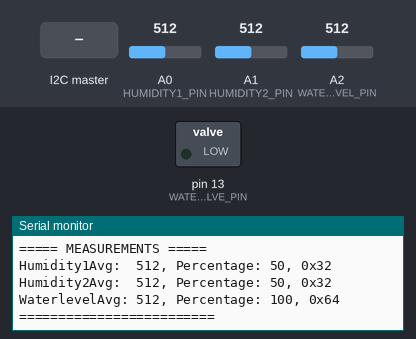
A program run on a simulated Arduino Uno, built with avr-gcc and run on an emulated ATmega328P. Parts: switched loads named in the program (green lamp = pin HIGH), the last lines printed to the serial monitor. The inputs (shaded band) are chosen by the test bench; at power-on: A0 (HUMIDITY1_PIN) = 512, A1 (HUMIDITY2_PIN) = 512, A2 (WATERLEVEL_PIN) = 512.

Above: at 1.2 s.
1.3 s: the I2C master sends the byte 1
At 2.5 s:
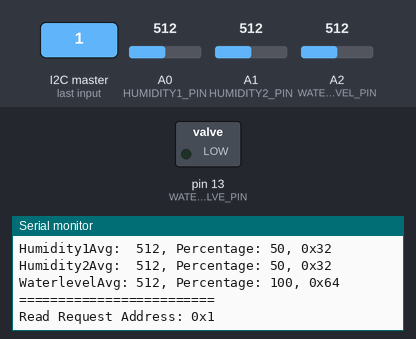
2.8 s: the I2C master sends the byte 90
At 3.6 s:
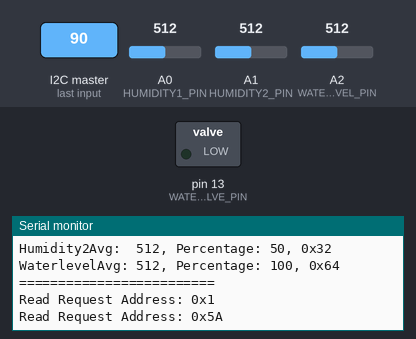
4.3 s: the I2C master sends the byte 200
At 4.8 s:
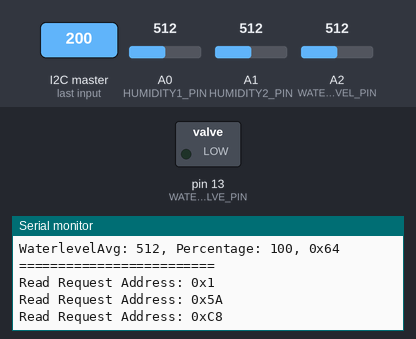

The program:

main.cpp
```cpp
#include <Arduino.h>
#include <Wire.h>

#include <config.cpp>

static const int NUM_REGISTERS = 256;
int reg = 0;
byte regbuffer[NUM_REGISTERS];

// time from last measurement
unsigned long lastLoop = MEASUREMENT_INTERVAL_S;

void receiveEvent(int len);
void sendEvent();

/**
 * Calculate average of data
 *
 * @param data Data to calculate average
 * @param type Type of average: 0 - all data, 1 - only > -1
 * @return Average of data
 */
uint16_t calculateAverage(int16_t data[], uint8_t type);

/**
 * Calculate percentage of value
 *
 * @param value Value to calculate percentage
 * @param tresholds Tresholds for 100% and 0%
 * @return Percentage of value
 */
uint8_t calculatePercentage(uint16_t value, uint16_t tresholds[]);


void setup() {
  Wire.begin(DEVICE_ADDRESS);              // join I2C bus with address #8
  Wire.onReceive(receiveEvent);  // register event
  Wire.onRequest(sendEvent);

  pinMode(WATERVALVE_PIN, OUTPUT);

#ifdef DEBUG
  Serial.begin(115200);  // start serial for output
#endif
}

void loop() {
  if (millis() - lastLoop > MEASUREMENT_INTERVAL_S * 1000) {
    // Read sensors
    for (uint8_t i = 0; i < N_MEAS; i++) {
      humidity1.values[i] = analogRead(HUMIDITY1_PIN);
      humidity2.values[i] = analogRead(HUMIDITY2_PIN);
      waterlevel.values[i] = analogRead(WATERLEVEL_PIN);
      delay(10);
    }

    // Calculate average from all measurements
    humidity1.average = calculateAverage(humidity1.values, 0);
    humidity2.average = calculateAverage(humidity2.values, 0);
    waterlevel.average = calculateAverage(waterlevel.values, 0);

    // check if some value is out of range
    // set value to -1 if it is out of range
    for (uint8_t i = 0; i < N_MEAS; i++) {
      if (humidity1.values[i] > humidity1.average * 1.2 ||
          humidity1.values[i] < humidity1.average * 0.8) {
        humidity1.values[i] = -1;
      }

      if (humidity2.values[i] > humidity2.average * 1.2 ||
          humidity2.values[i] < humidity2.average * 0.8) {
        humidity2.values[i] = -1;
      }

      if (waterlevel.values[i] > waterlevel.average * 1.2 ||
          waterlevel.values[i] < waterlevel.average * 0.8) {
        waterlevel.values[i] = -1;
      }
    }

    // Calculate average again, but do not include out of range values
    humidity1.average = calculateAverage(humidity1.values, 1);
    humidity2.average = calculateAverage(humidity2.values, 1);
    waterlevel.average = calculateAverage(waterlevel.values, 1);

    // Calculate percentage of values
    humidity1.percentage = calculatePercentage(humidity1.average, humidity1.tresholds);
    humidity2.percentage = calculatePercentage(humidity2.average, humidity2.tresholds);
    waterlevel.percentage = calculatePercentage(waterlevel.average, waterlevel.tresholds);

    // Print values
    #ifdef DEBUG
      Serial.println("===== MEASUREMENTS =====");
      Serial.print("Humidity1Avg:  " + String(humidity1.average)  + ", Percentage: " + String(humidity1.percentage)  + ", 0x");
      Serial.println(humidity1.percentage, HEX);
      Serial.print("Humidity2Avg:  " + String(humidity2.average)  + ", Percentage: " + String(humidity2.percentage)  + ", 0x");
      Serial.println(humidity2.percentage, HEX);
      Serial.print("WaterlevelAvg: " + String(waterlevel.average) + ", Percentage: " + String(waterlevel.percentage) + ", 0x");
      Serial.println(waterlevel.percentage, HEX);
      Serial.println("=========================");
    #endif


    lastLoop = millis();
  }
}

// function that executes whenever data is received from master
// this function is registered as an event, see setup()
void receiveEvent(int len) {
  if (len == 1) {  // One Byte Data received -> Read Request Address
    reg = Wire.read();
    Serial.print("Read Request Address: 0x");
    Serial.println(reg, HEX);
  } else {
    reg = 0;
    byte rx = Wire.read();
    delayMicroseconds(20);
    while (Wire.available() > 0) {
      rx %= sizeof(regbuffer);
      regbuffer[rx] =
          Wire.read();  // pull in the latest byte of data and process it
      if (rx == CONFIG_REG) {
        Serial.println("To reg buff CONFIG_REG was written: " +
                       String(regbuffer[CONFIG_REG]));
      } else if (rx == WATERVALVE_REG) {
        Serial.println("To reg buff WATERVALVE_REG was written: " +
                       String(regbuffer[WATERVALVE_REG]));
        digitalWrite(WATERVALVE_PIN, regbuffer[WATERVALVE_REG]);
      }
      rx++;
    }
  }
}

void sendEvent() {
  uint16_t res = 0;
  delayMicroseconds(20);
  if (reg == HUMIDITY1_REG) {
    res = humidity1.percentage;
  } else if (reg == HUMIDITY2_REG) {
    res = humidity2.percentage;
  } else if (reg == WATERLEVEL_REG) {
    res = waterlevel.percentage;
  }
  Wire.write(res);
}

uint16_t calculateAverage(int16_t data[], uint8_t type) {
  uint16_t avg = 0;
  uint16_t n_data = 0;

  for (uint8_t i = 0; i < (N_MEAS); i++) {
    if (type == 1 && data[i] >= 0) { // if type == 1, calculate average of data > -1
      avg += data[i];
      n_data++;
    } else if (type == 0) {   // if type == 0, calculate average of all data
      avg += data[i];
      n_data++;
    }
  }
  avg /= n_data;

  return avg;
}

uint8_t calculatePercentage(uint16_t value, uint16_t tresholds[]) {
  float percentage = 0;
  if (value < tresholds[0]) {
    percentage = 0;
  } else if (value > tresholds[1]) {
    percentage = 100;
  } else {
    percentage = float(value - tresholds[0]) / float(1023 - tresholds[0]) * 100; // percentage * 100
  }

  return uint8_t(percentage);
}
```

config.cpp
```cpp
#include <Arduino.h>

// device address
#define DEVICE_ADDRESS    0x50

//Register keys
#define CONFIG_REG        0x01  // Configuration of the device
#define HUMIDITY1_REG     0x10  // Humidity 1 data
#define HUMIDITY2_REG     0x11  // Humidity 2 data
#define WATERLEVEL_REG    0x20  // Water level data
#define WATERVALVE_REG    0x30  // Water valve data

// Pin definitions
#define HUMIDITY1_PIN     A0
#define HUMIDITY2_PIN     A1
#define WATERLEVEL_PIN    A2
#define WATERVALVE_PIN    13

#define MEASUREMENT_INTERVAL_S 10    // Interval between measurements in seconds
#define N_MEAS 10                   // Number of measurements
#define OUT_OF_RANGE_COEFF 0.2      // Coefficient for out of range values; 1-OUT_OF_RANGE_COEFF < value < 1+OUT_OF_RANGE_COEFF


typedef struct {
  int16_t values[N_MEAS];
  uint16_t average;
  uint16_t tresholds[2];
  uint8_t percentage;
} measured_value;

measured_value humidity1  = {{0}, 0, {0, 1023}, 0};
measured_value humidity2  = {{0}, 0, {0, 1023}, 0};
measured_value waterlevel = {{0}, 0, {400, 500}, 0};
```

Measured:
- after the input at 1.3 s, the serial monitor: prints a new line at once (image 1)
- after the input at 2.8 s, the serial monitor: prints a new line at once (image 2)
- after the input at 4.3 s, the serial monitor: prints a new line at once (image 3)
